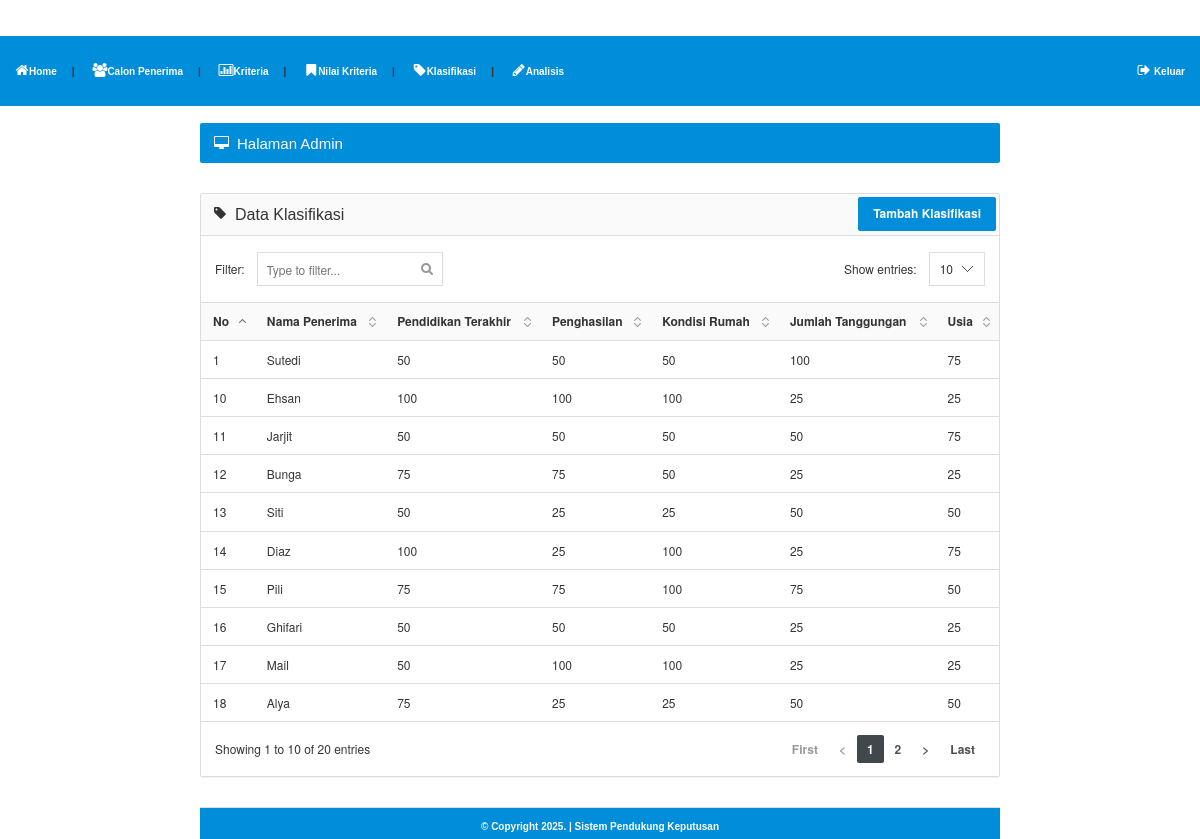
The app's page /admin/klasifikasi.php (signed in) with its own data.
### tables this page shows
CREATE TABLE `klasifikasi` (
  `id_klasifikasi` int(5) NOT NULL,
  `id_penerima` varchar(10) DEFAULT NULL,
  `jml_tanggungan` double NOT NULL,
  `pend_terakhir` double DEFAULT NULL,
  `penghasilan_ortu` double NOT NULL,
  `kond_rumah` double DEFAULT NULL,
  `usia` double NOT NULL
);

CREATE TABLE `penerima` (
  `id_penerima` varchar(10) NOT NULL,
  `nama_penerima` varchar(100) DEFAULT NULL,
  `asal` text DEFAULT NULL
);

### admin/klasifikasi.php (the view, shortened to what this page needs)
<?php
include "head.php";
?>
			<?php include "menu.php"; ?>
			</div>
		<br />
		<div id="content">
			<div class="page-title">
				<h5><i class="fa fa-desktop"></i> Halaman Admin</h5>
			</div>
			<div class="panel panel-default">
				<div class="panel-heading" align="right"><h6 class="panel-title"><i class="fa fa-tag"></i> Data Klasifikasi</h6>
				<a href="klasifikasi_tambah.php"><input type="submit" value="Tambah Klasifikasi" class="btn btn-success"></a>
				</div>
				<div class="datatable">
					<table class="table table-hover">
						<thead>
							<tr>
								<th>No</th>
								<th>Nama Penerima</th>
								<th>Pendidikan Terakhir</th>
								<th>Penghasilan</th>
								<th>Kondisi Rumah</th>
								<th>Jumlah Tanggungan</th>
								<th>Usia</th>
							</tr>
						</thead>
						<tbody>
						<?php
						$nomor = 0;
						$hasil = mysqli_query($konek, "select * from klasifikasi, penerima where klasifikasi.id_penerima=penerima.id_penerima");
						while ($dataku = mysqli_fetch_array($hasil)) {
						?>
							<tr>
								<td><?php echo $nomor=$nomor+1;?></td>
								<td><?php echo $dataku['nama_penerima']; ?></td>
								<td><?php echo $dataku['pend_terakhir']; ?></td>
								<td><?php echo $dataku['penghasilan_ortu']; ?></td>
								<td><?php echo $dataku['kond_rumah']; ?></td>
								<td><?php echo $dataku['jml_tanggungan']; ?></td>
								<td><?php echo $dataku['usia']; ?></td>
							</tr>
						<?php }	?>
						</tbody>
					</table>
				</div>
			</div>
	<?php include "footer.php"; ?>
</body>

### images/style.css (style rules this page uses)
body { margin-top: 0; margin-left: 0; margin-right: 0; margin-bottom: 0; }
#content { width: 800px; }

### css/styles.css (style rules this page uses)
@media (min-width: 768px) { a, .btn, .caret, .close, .sidebar, .select2-choice abbr, .select2-highlighted, .ui-slider-range, .ui-datepicker-trigger, .ui-timepicker-list li, .checker span:after, .checker span, .navbar-toggle, .thumb-options, .select2-arrow b, .thumb-zoom img, .fc-button, .page-content { -webkit-transition: all 0.15s ease-in-out; -moz-transition: all 0.15s ease-in-out; -o-transition: all 0.15s ease-in-out; transition: all 0.15s ease-in-out; } }
.fa { position: relative; font-size: 14px; min-width: 14px; text-align: center; }
h1, h2, h3, h4, h5, h6, .navigation > li > a, .stats li span { font-family: 'Cuprum', sans-serif; font-weight: normal; }
.page-title { color: #fff; background-color: #008DDA; -moz-box-shadow: 0 1px 0 #fff; -webkit-box-shadow: 0 1px 0 #FFF; box-shadow: 0 1px 0 #FFF; border-radius: 2px; margin-bottom: 30px; }
.page-title:after { content: ""; display: table; clear: both; }
.page-title h5 { margin: 0; float: left; display: block; font-size: 15px; padding: 13px 14px 12px 14px; line-height: 1; }
.dataTable { border-collapse: collapse; border-top: 1px solid #ddd; border-bottom: 1px solid #ddd; }
.dataTable thead th { background-color: #fafafa; cursor: pointer; }
.sorting { background: url('../images/interface/tables/sort_both.png') no-repeat 100%; padding-right: 24px!important; }
.sorting_asc { background: url('../images/interface/tables/sort_asc.png') no-repeat 100%; padding-right: 24px!important; }

### records on screen
klasifikasi: id_penerima.nama_penerima "Sutedi", pend_terakhir "50", penghasilan_ortu "50", kond_rumah "50", jml_tanggungan "100", usia "75"
klasifikasi: nomor "10", id_penerima.nama_penerima "Ehsan", pend_terakhir "100", penghasilan_ortu "100", kond_rumah "100", jml_tanggungan "25", usia "25"
klasifikasi: nomor "11", id_penerima.nama_penerima "Jarjit", pend_terakhir "50", penghasilan_ortu "50", kond_rumah "50", jml_tanggungan "50", usia "75"
klasifikasi: nomor "12", id_penerima.nama_penerima "Bunga", pend_terakhir "75", penghasilan_ortu "75", kond_rumah "50", jml_tanggungan "25", usia "25"
klasifikasi: nomor "13", id_penerima.nama_penerima "Siti", pend_terakhir "50", penghasilan_ortu "25", kond_rumah "25", jml_tanggungan "50", usia "50"
klasifikasi: nomor "14", id_penerima.nama_penerima "Diaz", pend_terakhir "100", penghasilan_ortu "25", kond_rumah "100", jml_tanggungan "25", usia "75"
klasifikasi: nomor "15", id_penerima.nama_penerima "Pili", pend_terakhir "75", penghasilan_ortu "75", kond_rumah "100", jml_tanggungan "75", usia "50"
klasifikasi: nomor "16", id_penerima.nama_penerima "Ghifari", pend_terakhir "50", penghasilan_ortu "50", kond_rumah "50", jml_tanggungan "25", usia "25"
klasifikasi: nomor "17", id_penerima.nama_penerima "Mail", pend_terakhir "50", penghasilan_ortu "100", kond_rumah "100", jml_tanggungan "25", usia "25"
klasifikasi: nomor "18", id_penerima.nama_penerima "Alya", pend_terakhir "75", penghasilan_ortu "25", kond_rumah "25", jml_tanggungan "50", usia "50"
